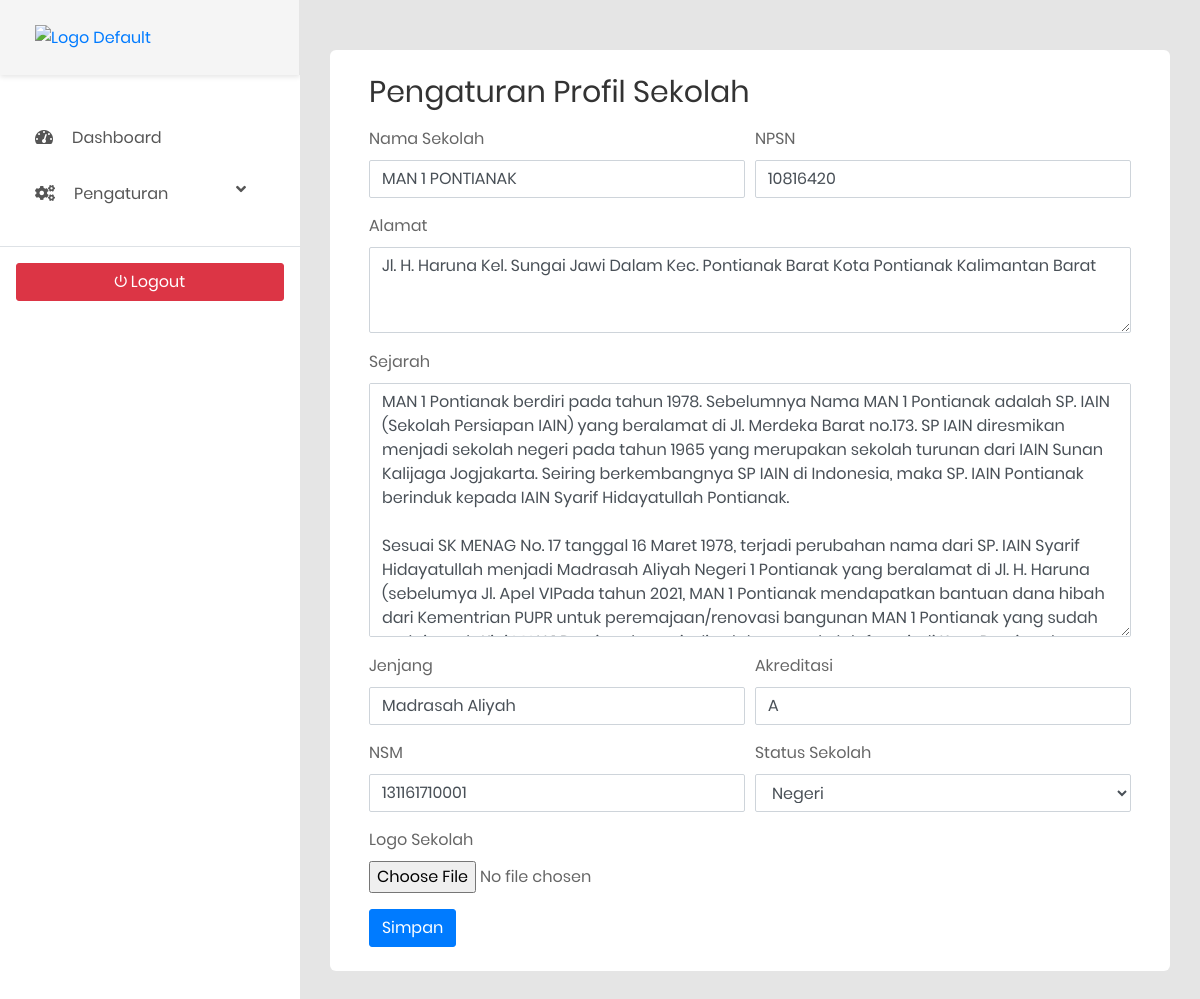
The app's page /admin/profilsekolah.php (signed in), older data.
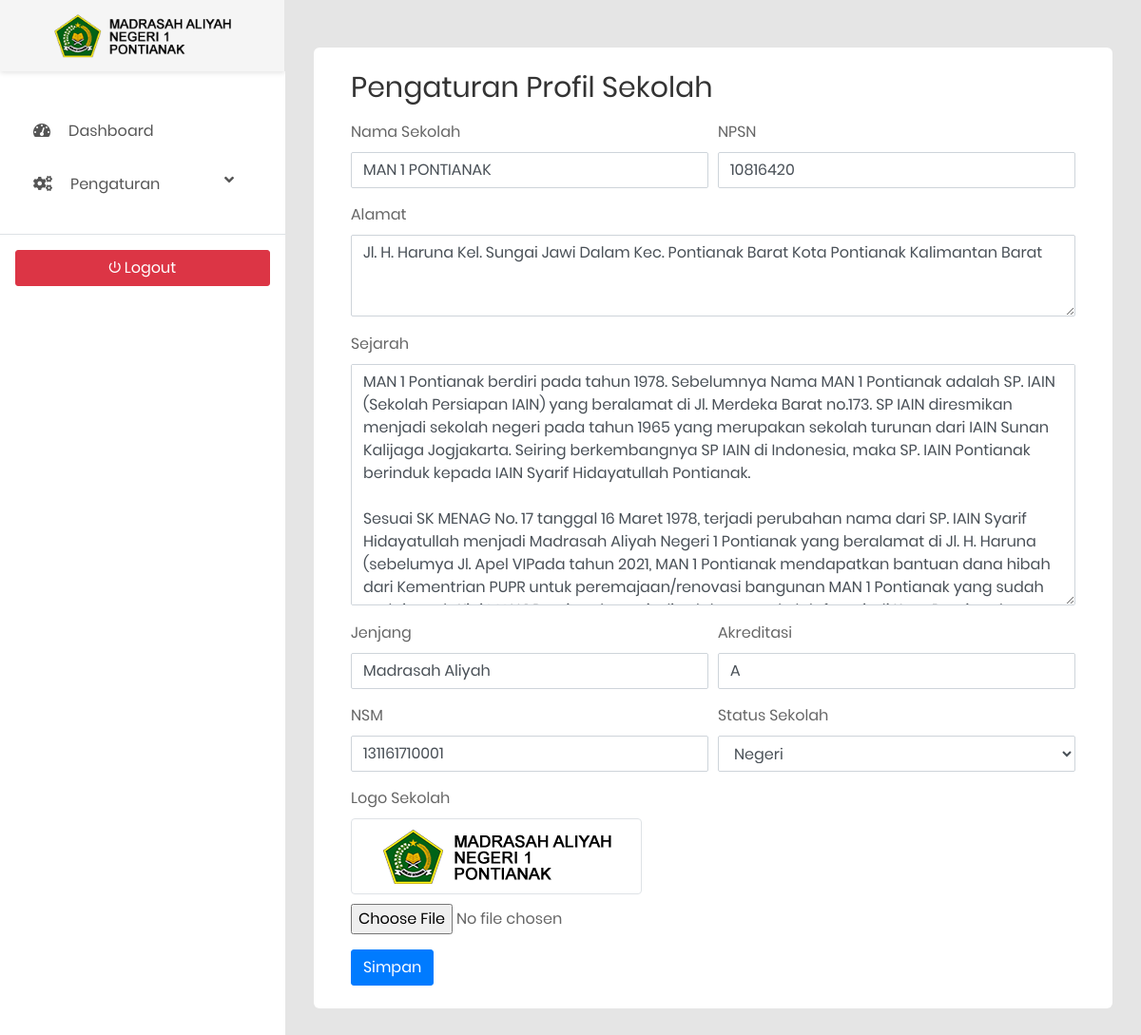
The same page, newer data.
### tables this page shows
CREATE TABLE `school_profile` (
  `id` int(11) NOT NULL,
  `school_name` varchar(255) NOT NULL,
  `npsn` varchar(20) NOT NULL,
  `address` text NOT NULL,
  `logo` varchar(255) DEFAULT NULL,
  `sejarah` text DEFAULT NULL,
  `akreditasi` varchar(10) DEFAULT NULL,
  `nsm` varchar(50) DEFAULT NULL,
  `status_sekolah` enum('Negeri','Swasta') DEFAULT 'Negeri',
  `jenjang` varchar(50) DEFAULT NULL
);

### admin/profilsekolah.php (the view, shortened to what the changed rows need)
<?php
include '../include/koneksi.php';
$defaultData = [
    'school_name' => '',
    'npsn' => '',
    'address' => '',
    'sejarah' => '',
    'akreditasi' => '',
    'nsm' => '',
    'status_sekolah' => 'Negeri',
    'jenjang' => '',
    'logo' => ''
];
$sql = "SELECT * FROM school_profile LIMIT 1";
$result = $koneksi->query($sql);
if ($result && $result->num_rows > 0) {
    $data = $result->fetch_assoc();
    $data = array_merge($defaultData, $data);
} else {
    $data = $defaultData;
}
?>
<!DOCTYPE html>
<html lang="en">
<head>
    <link href="assets/css/font-face.css" rel="stylesheet" media="all">
    <link href="assets/vendor/font-awesome-4.7/css/font-awesome.min.css" rel="stylesheet" media="all">
    <link href="assets/vendor/font-awesome-5/css/fontawesome-all.min.css" rel="stylesheet" media="all">
    <link href="assets/vendor/mdi-font/css/material-design-iconic-font.min.css" rel="stylesheet" media="all">
    <link href="assets/vendor/bootstrap-4.1/bootstrap.min.css" rel="stylesheet" media="all">
    <link href="assets/vendor/animsition/animsition.min.css" rel="stylesheet" media="all">
    <link href="assets/vendor/bootstrap-progressbar/bootstrap-progressbar-3.3.4.min.css" rel="stylesheet" media="all">
    <link href="assets/vendor/wow/animate.css" rel="stylesheet" media="all">
    <link href="assets/vendor/css-hamburgers/hamburgers.min.css" rel="stylesheet" media="all">
    <link href="assets/vendor/slick/slick.css" rel="stylesheet" media="all">
    <link href="assets/vendor/select2/select2.min.css" rel="stylesheet" media="all">
    <link href="assets/vendor/perfect-scrollbar/perfect-scrollbar.css" rel="stylesheet" media="all">
    <link href="assets/css/theme.css" rel="stylesheet" media="all">
</head>
<body class="animsition">
<div class="page-wrapper">
        <aside class="menu-sidebar d-none d-lg-block">
            <div class="logo">
            <a href="#">
                <?php if (!empty($data['logo']) && file_exists('uploads/' . $data['logo'])): ?>
                    <img src="uploads/<?php echo htmlspecialchars($data['logo']); ?>" alt="Logo Sekolah" style="max-height: 100px;" />
                <?php else: ?>
                    <img src="assets/images/icon/logo-default.png" alt="Logo Default" style="max-height: 100px;" />
                <?php endif; ?>
            </a>
            </div>
        </aside>
        <div class="page-container">
            <div class="main-content p-t-50">
                <div class="section__content section__content--p30">
                      <div class="login-wrap p-4" style="max-width: 1000px; margin: auto; background: #fff; border-radius: 6px;">
                    <div class="container-fluid">
                        <h2 class="title-1 mb-3">Pengaturan Profil Sekolah</h2>
                        <form action="" method="POST" enctype="multipart/form-data">
                            <div class="form-row">
                                <div class="form-group col-md-6">
                                    <label for="school_name">Nama Sekolah</label>
                                    <input type="text" class="form-control" id="school_name" name="school_name" value="<?php echo htmlspecialchars($data['school_name']); ?>" required>
                                </div>
                                <div class="form-group col-md-6">
                                    <label for="npsn">NPSN</label>
                                    <input type="text" class="form-control" id="npsn" name="npsn" value="<?php echo htmlspecialchars($data['npsn']); ?>" required>
                                </div>
                            </div>
                            <div class="form-group">
                                <label for="address">Alamat</label>
                                <textarea class="form-control" id="address" name="address" rows="3" required><?php echo htmlspecialchars($data['address']); ?></textarea>
                            </div>
                            <div class="form-group">
                                <label for="address">Sejarah</label>
                                <textarea class="form-control" id="sejarah" name="sejarah" rows="10"><?php echo htmlspecialchars($data['sejarah']); ?></textarea>
                            </div>
                            <div class="form-row">
                                <div class="form-group col-md-6">
                                    <label for="jenjang">Jenjang</label>
                                <input type="text" class="form-control" id="jenjang" name="jenjang" value="<?php echo htmlspecialchars($data['jenjang']); ?>">
                                </div>
                                <div class="form-group col-md-6">
                                    <label for="akreditasi">Akreditasi</label>
                                    <input type="text" class="form-control" id="akreditasi" name="akreditasi" value="<?php echo htmlspecialchars($data['akreditasi']); ?>">
                                </div>
                            </div>
                            <div class="form-row">
                                <div class="form-group col-md-6">
                                    <label for="nsm">NSM</label>
                                    <input type="text" class="form-control" id="nsm" name="nsm" value="<?php echo htmlspecialchars($data['nsm']); ?>">
                                </div>
                                <div class="form-group col-md-6">
                                    <label for="status_sekolah">Status Sekolah</label>
                                    <select class="form-control" id="status_sekolah" name="status_sekolah">
                                        <option value="Negeri" <?php echo ($data['status_sekolah'] == 'Negeri') ? 'selected' : ''; ?>>Negeri</option>
                                    </select>
                                </div>
                            </div>
                            <div class="form-group">
                                <?php if (!empty($data['logo']) && file_exists('uploads/' . $data['logo'])): ?>
                                    <div>
                                        <img src="uploads/<?php echo htmlspecialchars($data['logo']); ?>" alt="Logo Sekolah" class="logo-preview img-thumbnail" />
                                    </div>
                                <?php endif; ?>
                            </div>
                        </form>
                    </div>
                      </div>
                </div>
            </div>
        </div>
</div>
</body>
</html>

Row changes from the older to the newer data that the page shows:
changed school_profile "MAN 1 PONTIANAK": logo: picture added; logo "1750902333_newicon.png" → "1751173516_newlogo.png" (drawn)
